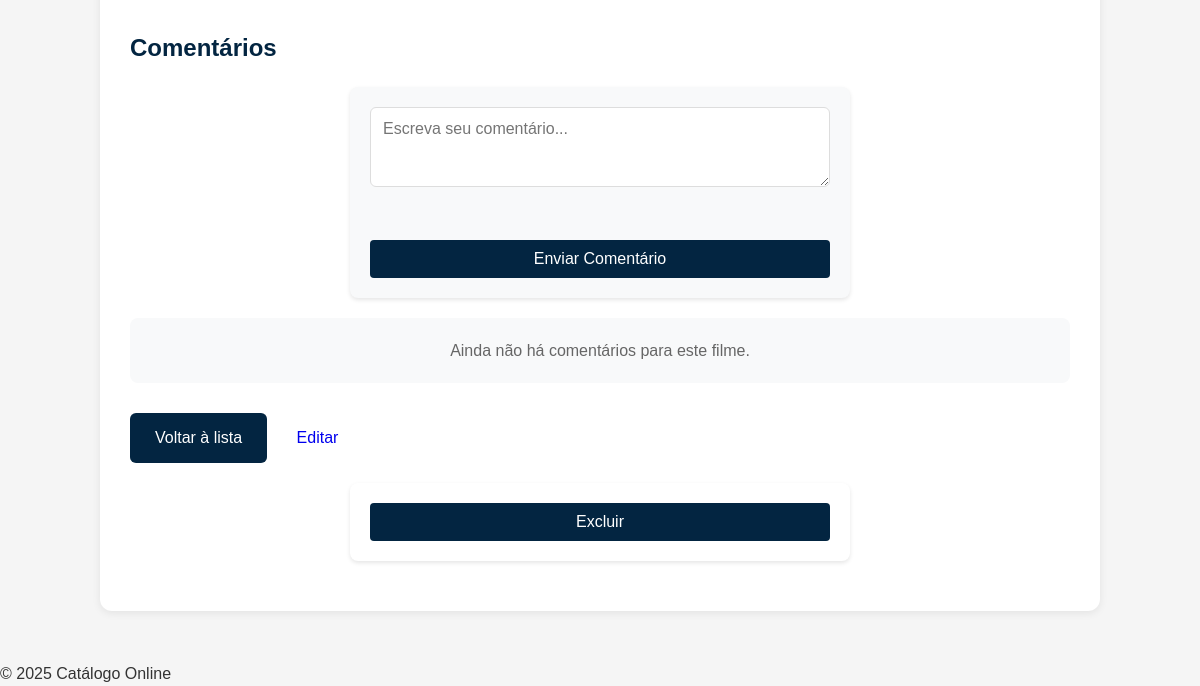
/index.php?p=detalhes&id=6 (signed in, lower part), run on an earlier commit of the app's database.
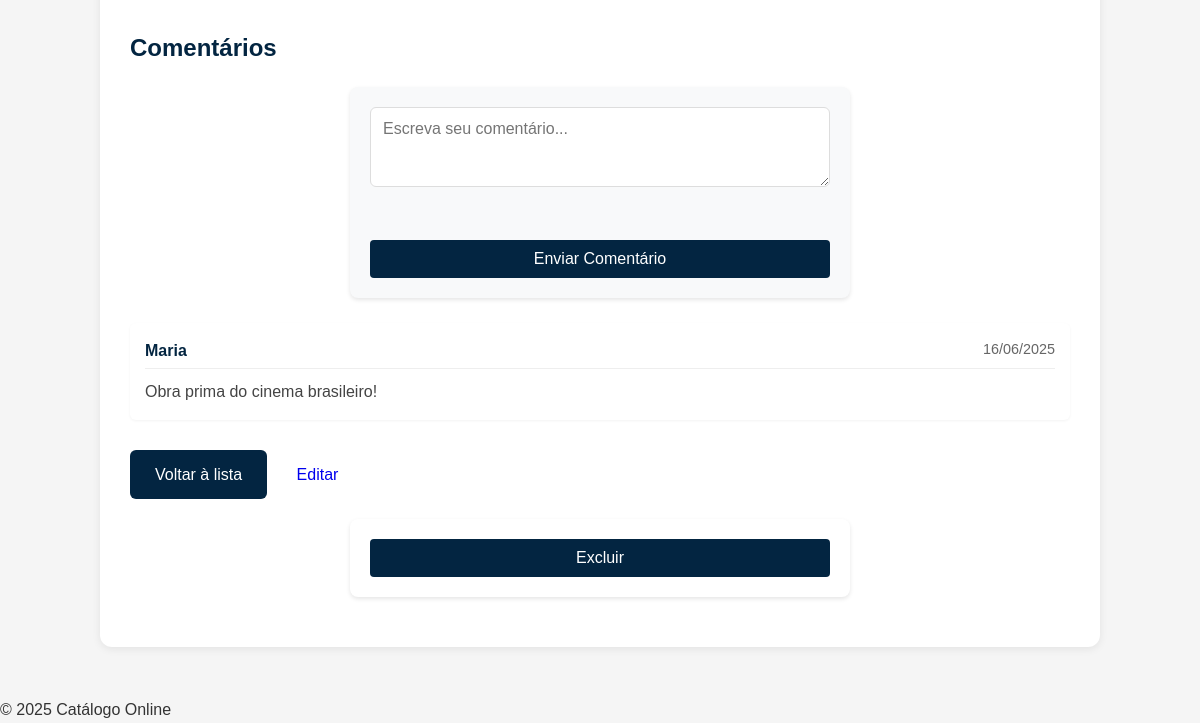
And on a later commit of the database.
### tables this page shows
CREATE TABLE `comentarios` (
  `id` int(10) UNSIGNED NOT NULL,
  `filme_id` int(10) UNSIGNED NOT NULL,
  `usuario_id` int(10) UNSIGNED NOT NULL,
  `comentario` text NOT NULL,
  `data_comentario` date NOT NULL DEFAULT current_timestamp()
);

CREATE TABLE `usuarios` (
  `id` int(10) UNSIGNED NOT NULL,
  `nome` varchar(100) NOT NULL,
  `email` varchar(150) NOT NULL,
  `senha` varchar(255) NOT NULL,
  `cpf` varchar(14) NOT NULL,
  `data_nasc` date NOT NULL
);

### Controller/FilmeController.php (called while the page is built, shortened)
<?php
require_once __DIR__ . '/../Model/Filme.php';
class FilmeController {
    static function detalhes() {
        $id = $_GET['id'] ?? null;
        $filme = Filme::buscarFilmes($id);
        include __DIR__ . '/../View/filmes/detalhes.php';
    }
}

### index.php (called while the page is built, shortened)
<?php
    $pagina = $_GET['p'] ?? '';
    $url = explode('/', $pagina);
    require "Controller/FilmeController.php";
    match($url[0]){
        "login" => AuthController::login(),
        "logout" => AuthController::logout(),
        "recuperar-senha" => AuthController::recuperarSenha(),
        "cadastro" => AuthController::cadastro(),
        "home" => FilmeController::home(),
        "listar" => FilmeController::listar(),
        "criar" => FilmeController::criar(),
        "salvar" => FilmeController::salvar(),
        "editar" => FilmeController::editar(),
        "atualizar" => FilmeController::atualizar(),
        "excluir" => FilmeController::excluir(),
        "buscarNomeGenero" => FilmeController::buscarNomeGenero(),
        "detalhes" => FilmeController::detalhes(),
        "comentar" => ComentarioController::comentar(),
        "salvarComentario" => ComentarioController::salvarComentario(),
        "avaliar" => AvaliacaoController::avaliar(),
        default => FilmeController::home()
    }
?>

### Config/BancoPdo.php (called while the page is built)
<?php
class Database {
    private static $pdo;    public static function conectar() {
        if (!isset(self::$pdo)) {
            self::$pdo = new PDO(
                'mysql:host=localhost;port=3306;dbname=imdb_filmes;charset=utf8mb4',
                'root',
                '',
                [
                    PDO::ATTR_ERRMODE => PDO::ERRMODE_EXCEPTION,
                    PDO::ATTR_DEFAULT_FETCH_MODE => PDO::FETCH_ASSOC
                ]
            );
        }
        return self::$pdo;
    }
}

### Model/Filme.php (called while the page is built, shortened)
<?php
require_once __DIR__ . "/../Config/BancoPdo.php";
class Filme {
    public static function buscarFilmes($id) {
        $sql = "SELECT * FROM filmes WHERE id = :id";
        $stmt = Database::conectar()->prepare($sql);
        $stmt->execute(['id' => $id]);
        return $stmt->fetch(PDO::FETCH_ASSOC);
    }
}

### Model/Comentario.php (called while the page is built, shortened)
<?php
require_once __DIR__ . "/../Config/BancoPdo.php";
class Comentario{
    public static function listarComentariosPorFilme($filme_id) {
        $sql = "SELECT c.*, c.comentario as texto, IFNULL(c.data_comentario, NOW()) as data_comentario, u.nome as nome_usuario
                FROM comentarios c
                JOIN usuarios u ON c.usuario_id = u.id
                WHERE c.filme_id = :filme_id";
        $stmt = Database::conectar()->prepare($sql);
        $stmt->execute(['filme_id' => $filme_id]);
        return $stmt->fetchAll(PDO::FETCH_ASSOC);
    }
}

### View/filmes/detalhes.php (the view, shortened to what this page needs)
<?php include __DIR__ . '/../partials/header.php'; ?>
<div class="detalhes-filme">
    <div class="comentarios-section">
        <h3>Comentários</h3>
          <?php if(isset($_SESSION['usuario'])): ?>
            <form method="POST" action="index.php?p=salvarComentario" class="comentario-form">
                <div class="form-group">
                    <textarea name="texto" placeholder="Escreva seu comentário..." required></textarea>
                </div>
                <button type="submit" class="btn btn-comentar">Enviar Comentário</button>
            </form>
        <?php endif; ?>
        <?php
        require_once __DIR__ . '/../../Model/Comentario.php';
        $comentarios = Comentario::listarComentariosPorFilme($filme['id']);
        if (!empty($comentarios)): ?>
            <div class="lista-comentarios">
                <?php foreach($comentarios as $comentario): ?>
                    <div class="comentario">
                        <div class="comentario-header">
                            <strong><?= htmlspecialchars($comentario['nome_usuario']) ?></strong>
                            <span class="data"><?= date('d/m/Y', strtotime($comentario['data_comentario'])) ?></span>
                        </div>
                        <p class="comentario-texto"><?= nl2br(htmlspecialchars($comentario['texto'])) ?></p>
                    </div>
                <?php endforeach; ?>
            </div>
        <?php else: ?>
            <p class="sem-comentarios">Ainda não há comentários para este filme.</p>
        <?php endif; ?>
    </div>
    <div class="acoes-filme">
        <a href="index.php?p=listar" class="btn btn-voltar">Voltar à lista</a>
        <?php if(isset($_SESSION['usuario'])): ?>
            <a href="index.php?p=editar&id=<?= $filme['id'] ?>" class="btn btn-editar">Editar</a>
            <form method="POST" action="index.php?p=excluir" class="delete-form"
                  onsubmit="return confirm('Tem certeza que deseja excluir este filme?');">
                <button type="submit" class="btn btn-excluir">Excluir</button>
            </form>
        <?php endif; ?>
    </div>
</div>
<?php include __DIR__ . '/../partials/footer.php'; ?>

### View/partials/header.php (shortened to what this page needs)
<!DOCTYPE html>
<html lang="pt-br">
<head>
    <link rel="stylesheet" href="/Projeto_PHP_Filmes/assets/css/styles.css">
</head>
<body>
    <main class="container">

### View/partials/footer.php
</main>
    <footer>
        <p>&copy; <?= date('Y'); ?> Catálogo Online</p>
    </footer>
</body>
</html>

### assets/css/styles.css (style rules this page uses)
* { margin: 0; padding: 0; box-sizing: border-box; font-family: Arial, sans-serif; }
body { background-color: #f5f5f5; color: #333; line-height: 1.6; }
.btn { padding: 8px 15px; border-radius: 4px; cursor: pointer; text-decoration: none; border: none; font-size: 0.9rem; }
.container { max-width: 1200px; margin: 0 auto; padding: 20px; }
form { display: flex; flex-direction: column; gap: 15px; }
input[type="text"], textarea { font-size: 1rem; font-family: inherit; padding: 8px; box-sizing: border-box; }
button[type="submit"] { background-color: #032541; color: white; padding: 10px; border: none; border-radius: 4px; cursor: pointer; font-size: 1rem; }
form { background-color: white; padding: 20px; border-radius: 8px; box-shadow: 0 2px 4px rgba(0,0,0,0.1); }
form:not(.inline-form) { max-width: 500px; margin: 20px auto; }
.form-group { margin-bottom: 15px; }
.form-group input, .form-group textarea, .form-group select { width: 100%; padding: 8px; border: 1px solid #ddd; border-radius: 4px; }
.detalhes-filme { max-width: 1000px; margin: 30px auto; padding: 30px; background: white; border-radius: 12px; box-shadow: 0 2px 8px rgba(0,0,0,0.08); }
.detalhes-filme h3 { color: #032541; font-size: 1.5rem; margin: 20px 0 15px 0; }
.btn { padding: 12px 25px; border: none; border-radius: 6px; font-size: 1rem; cursor: pointer; text-decoration: none; transition: all 0.2s; display: inline-block; text-align: center; }
.btn-voltar { background: #032541; color: white; }
.comentario-form { background: #f8f9fa; padding: 20px; border-radius: 8px; margin-bottom: 25px; }
.comentario-form textarea { width: 100%; padding: 12px; border: 1px solid #ddd; border-radius: 6px; resize: vertical; min-height: 80px; margin-bottom: 15px; }
.comentarios-section { margin: 30px 0; }
.comentarios-section h3 { color: #032541; margin-bottom: 20px; }
.lista-comentarios { display: flex; flex-direction: column; gap: 15px; margin-top: 25px; }
.comentario { background: white; padding: 15px; border-radius: 6px; box-shadow: 0 1px 3px rgba(0,0,0,0.05); }
.comentario-header { display: flex; justify-content: space-between; margin-bottom: 10px; padding-bottom: 5px; border-bottom: 1px solid #eee; }
.comentario-header strong { color: #032541; }
.comentario-header .data { color: #666; font-size: 0.9rem; }
.comentario-texto { line-height: 1.6; color: #444; }
.btn-comentar { background: #28a745; color: white; padding: 10px 20px; border: none; border-radius: 6px; cursor: pointer; transition: all 0.2s; }
.sem-comentarios { text-align: center; color: #666; padding: 20px; background: #f8f9fa; border-radius: 8px; }

What changed in the data, as far as the page shows it:
added comentarios: usuario.nome "Maria", data_comentario "16/06/2025", comentario "Obra prima do cinema brasileiro!"
Also different on the page:
text no longer shown: "Ainda não há comentários para este filme."
